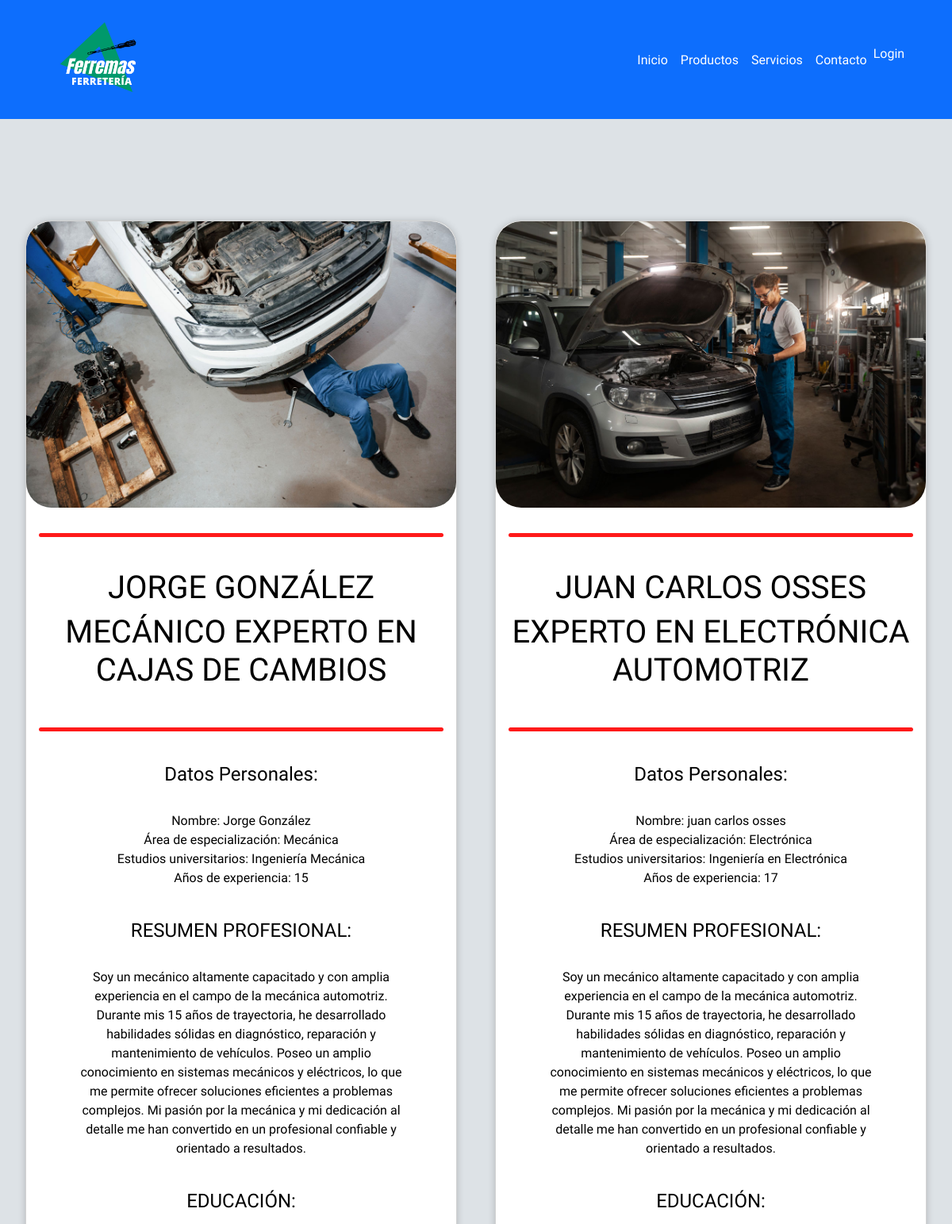
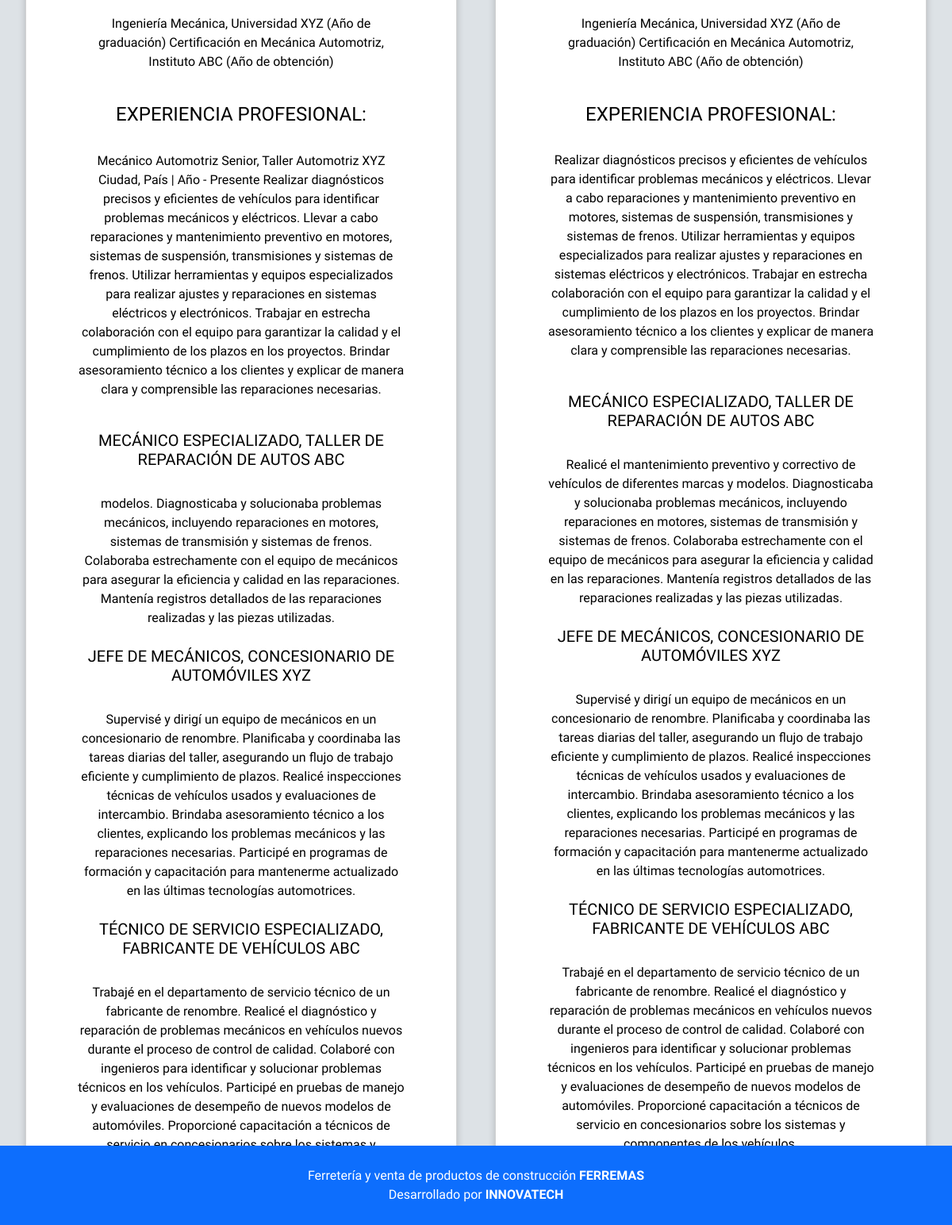
The app's page /detalle_mecanico/ with its own data (2 pictures, top to bottom).
### rayoapp/models.py (models this page shows, shortened)
class Detalle_mecanico(models.Model):
    id = models.AutoField(primary_key=True)
    nombre_encabezado = models.CharField(max_length=100, verbose_name='Nombre_Encabezado', null=True)
    expertiz_encabezado = models.CharField(max_length=100, verbose_name='Expertiz_Encabezado', null=True)
    imagen = models.ImageField(upload_to='img/', verbose_name="Imagen", null=True)
    nombre = models.CharField(max_length=100, verbose_name='Nombre', null=True)
    especialidad = models.CharField(max_length=100, verbose_name='Especialidad', null=True)
    titulos = models.CharField(max_length=100, verbose_name='Titulos', null=True)
    agnos_exp = models.CharField(max_length=100, verbose_name='Años_Experiencia', null=True)
    resumen_pro = models.TextField(max_length=1000, verbose_name='Resumen_Pro', null=True)
    resumen_edu = models.TextField(max_length=1000, verbose_name='Resumen_Edu', null=True)
    resumen_exp = models.TextField(max_length=1000, verbose_name='Resumen_Exp', null=True)
    trabajo_uno = models.CharField(max_length=100, verbose_name='Trabajo_Uno', null=True)
    desc_tra_uno = models.TextField(max_length=1000, verbose_name='Descripción_tra_uno', null=True)
    trabajo_dos = models.CharField(max_length=100, verbose_name='Trabajo_Dos', null=True)
    desc_tra_dos = models.TextField(max_length=1000, verbose_name='Descripción_tra_dos', null=True)
    trabajo_tres = models.CharField(max_length=100, verbose_name='Trabajo_Tres', null=True)
    desc_tra_tres = models.TextField(max_length=1000, verbose_name='Descripción_tra_tres', null=True)

### rayoapp/views.py (the view)
# urls.py: path('detalle_mecanico/', views.detalle_mecanico, name='detalle_mecanico'),
def detalle_mecanico(request):
    detalles = Detalle_mecanico.objects.all()
    return render(request, 'paginas/detalle_mecanico.html', {'detalles': detalles})

### rayoapp/templates/paginas/detalle_mecanico.html (shortened to what this page needs)
{% extends 'base.html' %}
{% load static %}
{% block contenido %}
<br>
<br>
<br>
<div class="row row-cols-1 row-cols-md-1 row-cols-lg-2 g-5 m-2">
    {% for detalle in detalles %}
    <div class="col">
        <div class="card card-mecanico rounded-5" style="background-color: rgb(255, 255, 255);">
            <img src="{{ detalle.imagen.url }}" class="card-img-top img-card img-mecanico rounded-5" alt="...">
            <div class="card-body">
                <hr class="border-0" style="height: 5px; border-radius: 5px; background-color: #ff1a1a; opacity: 100%;">
                <h1 class="card-title text-black text-uppercase pt-4">{{ detalle.nombre_encabezado }}</h1>
                <h1 class="card-title text-black text-uppercase">{{ detalle.expertiz_encabezado }}</h1><br>
                <hr class="border-0" style="height: 5px; border-radius: 5px; background-color: #ff1a1a; opacity: 100%;">
                <div class="card-text text-black">
                    <h4 class="pt-4">Datos Personales:</h4><br>
                    <p>Nombre: {{ detalle.nombre }}<br>
                        Área de especialización: {{ detalle.especialidad }}<br>
                        Estudios universitarios: {{ detalle.titulos }}<br>
                        Años de experiencia: {{ detalle.agnos_exp }}</p><br>
                </div>
                <div class="card-text text-black px-5">
                    <h4 class="text-uppercase">Resumen profesional:</h4><br>
                    <p>{{ detalle.resumen_pro }}</p>
                    <br>
                    <h4 class="text-uppercase">Educación:</h4><br>
                    <p>{{ detalle.resumen_edu }}</p><br>
                    <h4 class="text-uppercase">Experiencia profesional:</h4><br>
                    <p>{{ detalle.resumen_exp }}</p><br>
                    <div>
                        <ul class="list-unstyled">
                            <h5 class="text-uppercase">{{ detalle.trabajo_uno }}</h5><br>
                            <ul class="list-unstyled">
                                <li>{{ detalle.desc_tra_uno }}</li><br>
                            </ul>
                            <h5 class="text-uppercase">{{ detalle.trabajo_dos }}</h5><br>
                            <ul class="list-unstyled">
                                <li>{{ detalle.desc_tra_dos }}</li><br>
                            </ul class="list-unstyled">
                            <h5 class="text-uppercase">{{ detalle.trabajo_tres }}</h5><br>
                            <ul class="list-unstyled">
                                <li>{{ detalle.desc_tra_tres }}</li><br>
                            </ul>
                        </ul>
                    </div>
                </div>
            </div>
        </div>
    </div>
    {% endfor %}
</div>
{% endblock %}

### rayoapp/static/css/style_in.css (style rules this page uses)
* { margin: 0; padding: 0; box-sizing: border-box; font-family: 'M PLUS Rounded 1c', sans-serif; }
body { background: #dde2e6; }
.card-mecanico { border-radius: 5%; text-align: center; align-items: center; overflow: hidden; background: #fff; box-shadow: 0px 1px 10px rgba(0, 0, 0, 0.2); cursor: default; transition: all 400ms ease; }

### records on screen
Detalle_mecanico: imagen (picture), nombre_encabezado "JORGE GONZÁLEZ", expertiz_encabezado "MECÁNICO EXPERTO EN CAJAS DE CAMBIOS", nombre "Jorge González", especialidad "Mecánica", titulos "Ingeniería Mecánica", agnos_exp "15", resumen_pro "Soy un mecánico altamente capacitado y con amplia experiencia en el campo de la mecánica automotriz. Durante mis 15 años de trayectoria, he desarrollado habilidades sólidas en diagnóstico, reparación y mantenimiento de vehículos. Poseo un amplio conocimiento en sistemas mecánicos y eléctricos, lo que me permite ofrecer soluciones eficientes a problemas complejos. Mi pasión por la mecánica y mi dedicación al detalle me han convertido en un profesional confiable y orientado a resultados.", resumen_edu "Ingeniería Mecánica, Universidad XYZ (Año de graduación) Certificación en Mecánica Automotriz, Instituto ABC (Año de obtención)", resumen_exp "Mecánico Automotriz Senior, Taller Automotriz XYZ Ciudad, País | Año - Presente Realizar diagnósticos precisos y eficientes de vehículos para identificar problemas mecánicos y eléctricos. Llevar a cabo reparaciones y mantenimiento preventivo en motores, sistemas de suspensión, transmisiones y sistemas de frenos. Utilizar herramientas y equipos especializados para realizar ajustes y reparaciones en sistemas eléctricos y electrónicos. Trabajar en estrecha colaboración con el equipo para garantizar la calidad y el cumplimiento de los plazos en los proyectos. Brindar asesoramiento técnico a los clientes y explicar de manera clara y comprensible las reparaciones necesarias.", trabajo_uno "MECÁNICO ESPECIALIZADO, TALLER DE REPARACIÓN DE AUTOS ABC", desc_tra_uno "modelos. Diagnosticaba y solucionaba problemas mecánicos, incluyendo reparaciones en motores, sistemas de transmisión y sistemas de frenos. Colaboraba estrechamente con el equipo de mecánicos para asegurar la eficiencia y calidad en las reparaciones. Mantenía registros detallados de las reparaciones realizadas y las piezas utilizadas.", trabajo_dos "JEFE DE MECÁNICOS, CONCESIONARIO DE AUTOMÓVILES XYZ", desc_tra_dos "Supervisé y dirigí un equipo de mecánicos en un concesionario de renombre. Planificaba y coordinaba las tareas diarias del taller, asegurando un flujo de trabajo eficiente y cumplimiento de plazos. Realicé inspecciones técnicas de vehículos usados y evaluaciones de intercambio. Brindaba asesoramiento técnico a los clientes, explicando los problemas mecánicos y las reparaciones necesarias. Participé en programas de formación y capacitación para mantenerme actualizado en las últimas tecnologías automotrices.", trabajo_tres "TÉCNICO DE SERVICIO ESPECIALIZADO, FABRICANTE DE VEHÍCULOS ABC", desc_tra_tres "Trabajé en el departamento de servicio técnico de un fabricante de renombre. Realicé el diagnóstico y reparación de problemas mecánicos en vehículos nuevos durante el proceso de control de calidad. Colaboré con ingenieros para identificar y solucionar problemas técnicos en los vehículos. Participé en pruebas de manejo y evaluaciones de desempeño de nuevos modelos de automóviles. Proporcioné capacitación a técnicos de servicio en concesionarios sobre los sistemas y…"
Detalle_mecanico: imagen (picture), nombre_encabezado "JUAN CARLOS OSSES", expertiz_encabezado "EXPERTO EN ELECTRÓNICA AUTOMOTRIZ", nombre "juan carlos osses", especialidad "Electrónica", titulos "Ingeniería en Electrónica", agnos_exp "17", resumen_pro "Soy un mecánico altamente capacitado y con amplia experiencia en el campo de la mecánica automotriz. Durante mis 15 años de trayectoria, he desarrollado habilidades sólidas en diagnóstico, reparación y mantenimiento de vehículos. Poseo un amplio conocimiento en sistemas mecánicos y eléctricos, lo que me permite ofrecer soluciones eficientes a problemas complejos. Mi pasión por la mecánica y mi dedicación al detalle me han convertido en un profesional confiable y orientado a resultados.", resumen_edu "Ingeniería Mecánica, Universidad XYZ (Año de graduación) Certificación en Mecánica Automotriz, Instituto ABC (Año de obtención)", resumen_exp "Realizar diagnósticos precisos y eficientes de vehículos para identificar problemas mecánicos y eléctricos. Llevar a cabo reparaciones y mantenimiento preventivo en motores, sistemas de suspensión, transmisiones y sistemas de frenos. Utilizar herramientas y equipos especializados para realizar ajustes y reparaciones en sistemas eléctricos y electrónicos. Trabajar en estrecha colaboración con el equipo para garantizar la calidad y el cumplimiento de los plazos en los proyectos. Brindar asesoramiento técnico a los clientes y explicar de manera clara y comprensible las reparaciones necesarias.", trabajo_uno "MECÁNICO ESPECIALIZADO, TALLER DE REPARACIÓN DE AUTOS ABC", desc_tra_uno "Realicé el mantenimiento preventivo y correctivo de vehículos de diferentes marcas y modelos. Diagnosticaba y solucionaba problemas mecánicos, incluyendo reparaciones en motores, sistemas de transmisión y sistemas de frenos. Colaboraba estrechamente con el equipo de mecánicos para asegurar la eficiencia y calidad en las reparaciones. Mantenía registros detallados de las reparaciones realizadas y las piezas utilizadas.", trabajo_dos "JEFE DE MECÁNICOS, CONCESIONARIO DE AUTOMÓVILES XYZ", desc_tra_dos "Supervisé y dirigí un equipo de mecánicos en un concesionario de renombre. Planificaba y coordinaba las tareas diarias del taller, asegurando un flujo de trabajo eficiente y cumplimiento de plazos. Realicé inspecciones técnicas de vehículos usados y evaluaciones de intercambio. Brindaba asesoramiento técnico a los clientes, explicando los problemas mecánicos y las reparaciones necesarias. Participé en programas de formación y capacitación para mantenerme actualizado en las últimas tecnologías automotrices.", trabajo_tres "TÉCNICO DE SERVICIO ESPECIALIZADO, FABRICANTE DE VEHÍCULOS ABC", desc_tra_tres "Trabajé en el departamento de servicio técnico de un fabricante de renombre. Realicé el diagnóstico y reparación de problemas mecánicos en vehículos nuevos durante el proceso de control de calidad. Colaboré con ingenieros para identificar y solucionar problemas técnicos en los vehículos. Participé en pruebas de manejo y evaluaciones de desempeño de nuevos modelos de automóviles. Proporcioné capacitación a técnicos de servicio en concesionarios sobre los sistemas y componentes de los vehículos."
